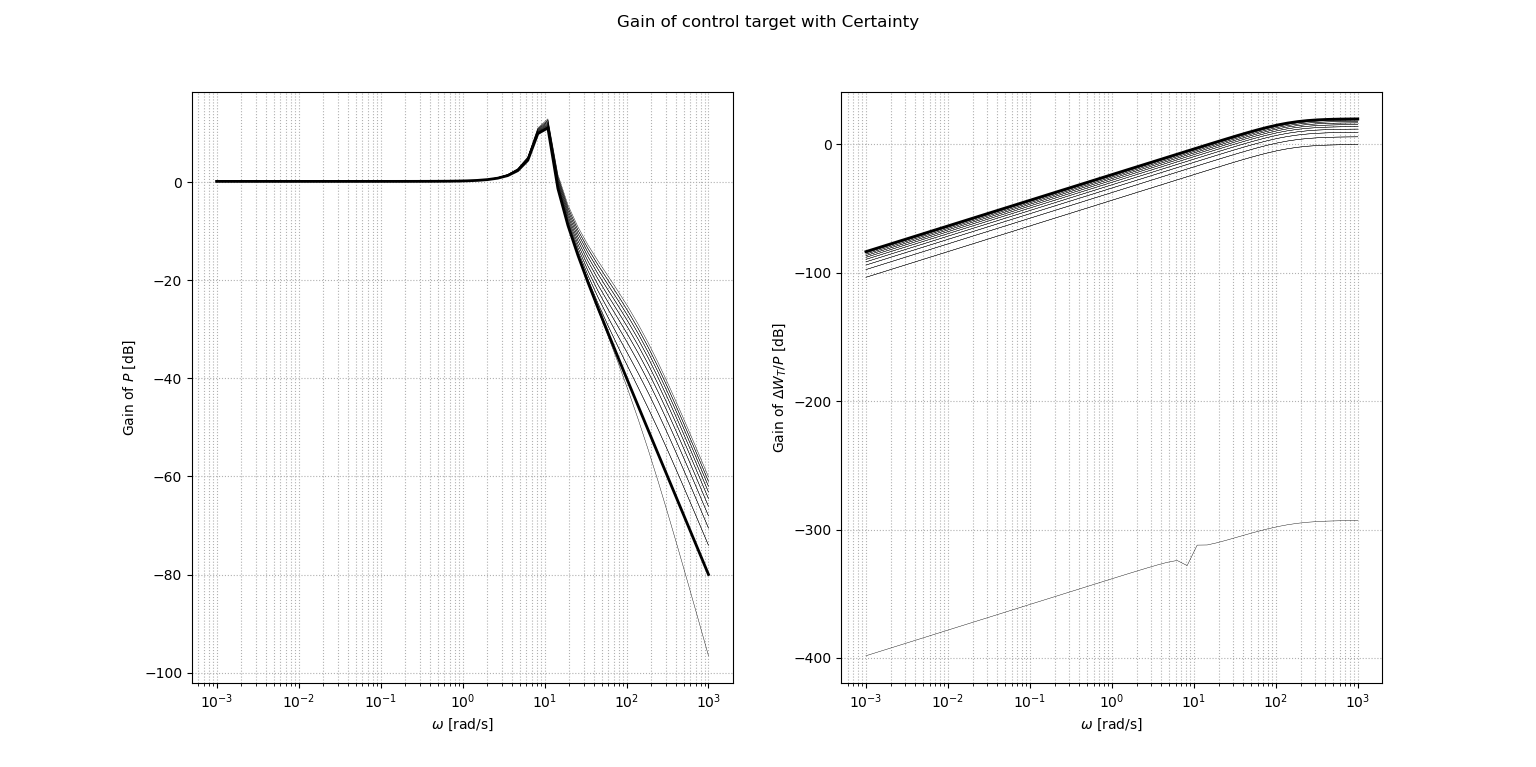

Recreate this plot in Python.
"""
2021/04/10
@Yuya Shimizu

乗法的不確かさを有する制御対象
"""
import numpy as np
import matplotlib.pyplot as plt
from control import bode, tf
from control.matlab import logspace
from tf_arm import arm_tf
from for_plot import bodeplot_set

###垂直アームのノミナルモデル
g    = 9.81               #重力加速度 [m/s^2]
l     = 0.2                 #アームの長さ[m]
M   = 0.5                 #アームの質量[kg]
mu = 1.5e-2            #粘性摩擦係数[kg*m^2/s]
J    = 1.0e-2            #慣性モーメント[kg*m^2]

Pn = arm_tf(J, mu, M, g, l)


###不確かさ
delta = np.arange(-1, 1, 0.1)
WT = tf([10, 0], [1, 150])

fig, ax = plt.subplots(1, 2)

for i in range(len(delta)):
    #不確かさをもつ制御対象
    P = (1 + WT*delta[i])*Pn
    gain, _, w = bode(P, logspace(-3, 3), Plot = False)
    ax[0].semilogx(w, 20*np.log10(gain), color='k', lw=0.3)

    #乗法的不確かさ
    DT = (P - Pn)/Pn
    gain, _, w = bode(DT, logspace(-3, 3), Plot = False)
    ax[1].semilogx(w, 20*np.log10(gain), color='k', lw=0.3)

gain, _, w = bode(Pn, logspace(-3, 3), Plot = False)
ax[0].semilogx(w, 20*np.log10(gain), color='k', lw=2)
gain, _, w = bode(WT, logspace(-3, 3), Plot = False)
ax[1].semilogx(w, 20*np.log10(gain), color='k', lw=2)

bodeplot_set(ax)
ax[0].set_xlabel('$\omega$ [rad/s]')
ax[0].set_ylabel('Gain of $P$ [dB]')
ax[1].set_xlabel('$\omega$ [rad/s]')
ax[1].set_ylabel('Gain of $\Delta W_T/P$ [dB]')

fig.suptitle("Gain of control target with Certainty")
plt.show()
